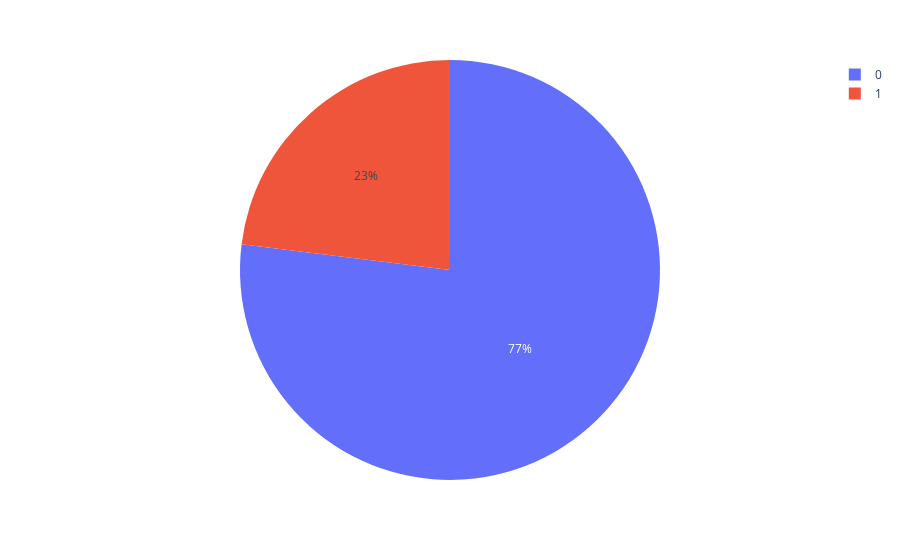

The notebook cell this image was saved under:
### Code cell
fig

### Figure 1 — Plotly figure (JSON) as saved in the notebook; plotly's stock layout.template omitted (floating-point values rounded to 4 significant figures; data arrays with more than 128 entries replaced by an {"elided": "..."} marker saying what was removed)
{"data": [{"domain": {"x": [0, 1], "y": [0, 1]}, "hovertemplate": "instant_bookable=%{label}<br>has_availability=%{value}<extra></extra>", "labels": {"elided": "43566 int values"}, "legendgroup": "", "name": "", "showlegend": true, "type": "pie", "values": {"elided": "43566 int values"}}], "layout": {"legend": {"tracegroupgap": 0}, "margin": {"t": 60}}}
